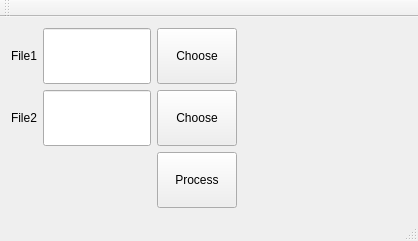
<?xml version="1.0" encoding="UTF-8"?>
<ui version="4.0">
 <class>finder</class>
 <widget class="QMainWindow" name="finder">
  <property name="geometry">
   <rect>
    <x>0</x>
    <y>0</y>
    <width>418</width>
    <height>241</height>
   </rect>
  </property>
  <property name="windowTitle">
   <string>Reject Duplicates</string>
  </property>
  <widget class="QWidget" name="centralWidget">
   <layout class="QFormLayout" name="formLayout">
    <item row="0" column="0">
     <layout class="QGridLayout" name="gridLayout">
      <item row="0" column="0">
       <widget class="QLabel" name="label">
        <property name="sizePolicy">
         <sizepolicy hsizetype="Expanding" vsizetype="Expanding">
          <horstretch>0</horstretch>
          <verstretch>0</verstretch>
         </sizepolicy>
        </property>
        <property name="text">
         <string>File1</string>
        </property>
       </widget>
      </item>
      <item row="0" column="1">
       <widget class="QLineEdit" name="lineEdit">
        <property name="sizePolicy">
         <sizepolicy hsizetype="Expanding" vsizetype="Expanding">
          <horstretch>0</horstretch>
          <verstretch>0</verstretch>
         </sizepolicy>
        </property>
       </widget>
      </item>
      <item row="0" column="2">
       <widget class="QPushButton" name="choosebtn1">
        <property name="sizePolicy">
         <sizepolicy hsizetype="Expanding" vsizetype="Expanding">
          <horstretch>0</horstretch>
          <verstretch>0</verstretch>
         </sizepolicy>
        </property>
        <property name="text">
         <string>Choose</string>
        </property>
       </widget>
      </item>
      <item row="1" column="0">
       <widget class="QLabel" name="label_2">
        <property name="sizePolicy">
         <sizepolicy hsizetype="Expanding" vsizetype="Expanding">
          <horstretch>0</horstretch>
          <verstretch>0</verstretch>
         </sizepolicy>
        </property>
        <property name="text">
         <string>File2</string>
        </property>
       </widget>
      </item>
      <item row="1" column="1">
       <widget class="QLineEdit" name="lineEdit_2">
        <property name="sizePolicy">
         <sizepolicy hsizetype="Expanding" vsizetype="Expanding">
          <horstretch>0</horstretch>
          <verstretch>0</verstretch>
         </sizepolicy>
        </property>
       </widget>
      </item>
      <item row="1" column="2">
       <widget class="QPushButton" name="choosebtn2">
        <property name="sizePolicy">
         <sizepolicy hsizetype="Expanding" vsizetype="Expanding">
          <horstretch>0</horstretch>
          <verstretch>0</verstretch>
         </sizepolicy>
        </property>
        <property name="text">
         <string>Choose</string>
        </property>
       </widget>
      </item>
      <item row="2" column="2">
       <widget class="QPushButton" name="commit">
        <property name="sizePolicy">
         <sizepolicy hsizetype="Expanding" vsizetype="Expanding">
          <horstretch>0</horstretch>
          <verstretch>0</verstretch>
         </sizepolicy>
        </property>
        <property name="text">
         <string>Process</string>
        </property>
       </widget>
      </item>
     </layout>
    </item>
   </layout>
  </widget>
  <widget class="QMenuBar" name="menuBar">
   <property name="geometry">
    <rect>
     <x>0</x>
     <y>0</y>
     <width>418</width>
     <height>25</height>
    </rect>
   </property>
  </widget>
  <widget class="QToolBar" name="mainToolBar">
   <attribute name="toolBarArea">
    <enum>TopToolBarArea</enum>
   </attribute>
   <attribute name="toolBarBreak">
    <bool>false</bool>
   </attribute>
  </widget>
  <widget class="QStatusBar" name="statusBar"/>
 </widget>
 <layoutdefault spacing="6" margin="11"/>
 <resources/>
 <connections/>
</ui>
